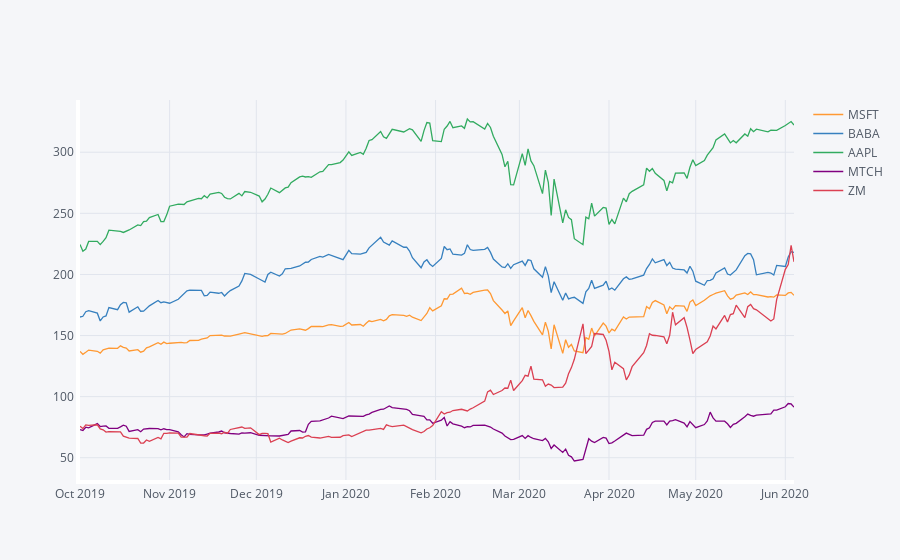

Notebook cell for this chart:
### Markdown cell above
From the above collection, let's choose 5 stocks that have suffered significant effects. I am picking the following - MSFT, BABA, AAPL, MTCH and ZM. Interesting is the irregularity of ZM stocks (that provides a video conferencing service) which shot up to being a necessary tool for all kinds of Work from Home requirements.

### Code cell
selected_tickers = ['MSFT', 'BABA', 'AAPL', 'MTCH','ZM']
selected_tech_stocks = pd.concat([df_map['MSFT'],df_map['BABA'],df_map['AAPL'],df_map['MTCH'],df_map['ZM']],axis=1,keys=selected_tickers)
selected_tech_stocks.columns.names = ['Stock Ticker','Stock Info']
selected_tech_stocks.xs(key='Close',axis=1,level='Stock Info').loc['2019-10-01':current_date_str].iplot(linewidth=4.0)
#plt.legend(bbox_to_anchor=(1.05, 1), loc='upper left', borderaxespad=0.)
#plt.tight_layout()

### Figure 1 — Plotly figure (JSON) as saved in the notebook; plotly's stock layout.template omitted (floating-point values rounded to 4 significant figures; data arrays with more than 128 entries replaced by an {"elided": "..."} marker saying what was removed)
{"data": [{"line": {"color": "rgba(255, 153, 51, 1.0)", "dash": "solid", "shape": "linear", "width": 1.3}, "mode": "lines", "name": "MSFT", "text": "", "type": "scatter", "x": {"elided": "171 str values"}, "y": {"elided": "171 float values"}}, {"line": {"color": "rgba(55, 128, 191, 1.0)", "dash": "solid", "shape": "linear", "width": 1.3}, "mode": "lines", "name": "BABA", "text": "", "type": "scatter", "x": {"elided": "171 str values"}, "y": {"elided": "171 float values"}}, {"line": {"color": "rgba(50, 171, 96, 1.0)", "dash": "solid", "shape": "linear", "width": 1.3}, "mode": "lines", "name": "AAPL", "text": "", "type": "scatter", "x": {"elided": "171 str values"}, "y": {"elided": "171 float values"}}, {"line": {"color": "rgba(128, 0, 128, 1.0)", "dash": "solid", "shape": "linear", "width": 1.3}, "mode": "lines", "name": "MTCH", "text": "", "type": "scatter", "x": {"elided": "171 str values"}, "y": {"elided": "171 float values"}}, {"line": {"color": "rgba(219, 64, 82, 1.0)", "dash": "solid", "shape": "linear", "width": 1.3}, "mode": "lines", "name": "ZM", "text": "", "type": "scatter", "x": {"elided": "171 str values"}, "y": {"elided": "171 float values"}}], "layout": {"legend": {"bgcolor": "#F5F6F9", "font": {"color": "#4D5663"}}, "paper_bgcolor": "#F5F6F9", "plot_bgcolor": "#F5F6F9", "title": {"font": {"color": "#4D5663"}}, "xaxis": {"gridcolor": "#E1E5ED", "linewidth": 4, "showgrid": true, "tickfont": {"color": "#4D5663"}, "title": {"font": {"color": "#4D5663"}, "text": ""}, "zerolinecolor": "#E1E5ED"}, "yaxis": {"gridcolor": "#E1E5ED", "linewidth": 4, "showgrid": true, "tickfont": {"color": "#4D5663"}, "title": {"font": {"color": "#4D5663"}, "text": ""}, "zerolinecolor": "#E1E5ED"}}}
